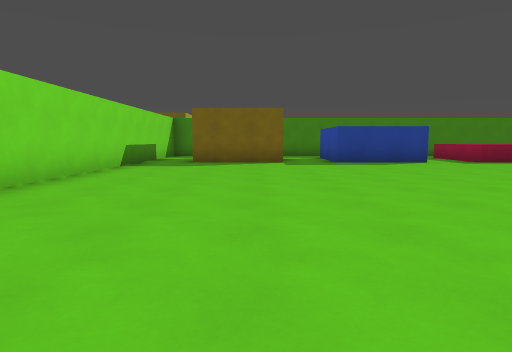
view 1 (above)

13 first-person views from a walk through a Godot game level. The camera is 1.2 m above the floor, tilts 6° down and sees 75° across. The floor is counted in squares, 2 m on a side. Each view is taken from the middle of a square. On the plan, view 1 faces up. The plan holds only what a view shows up to about 10 squares ahead; the rest is blank. The place goes on beyond the plan.

view 2
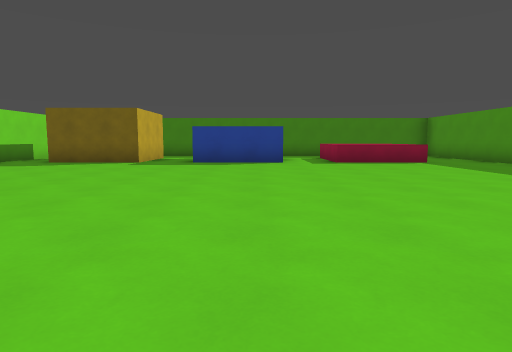

view 3
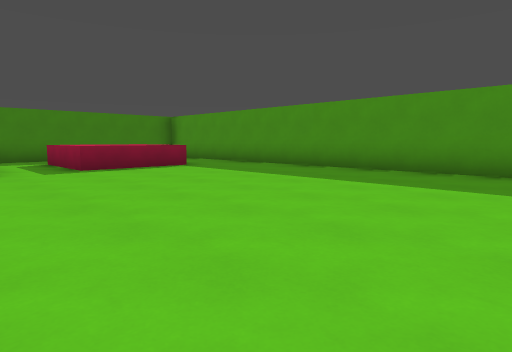

view 4
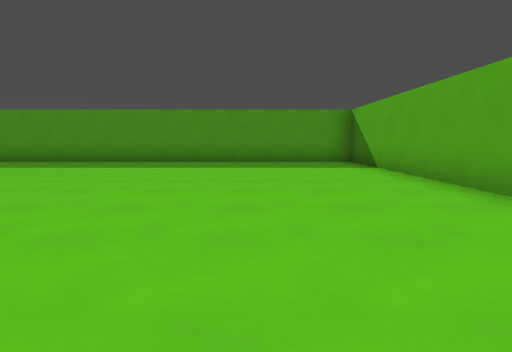

view 5
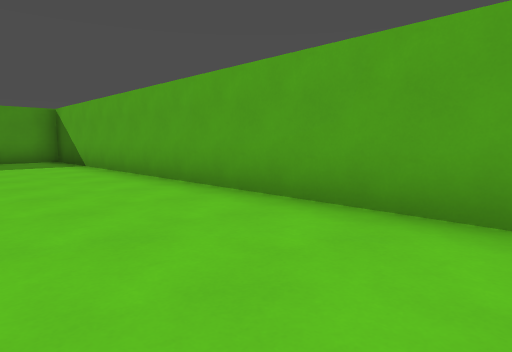

view 6
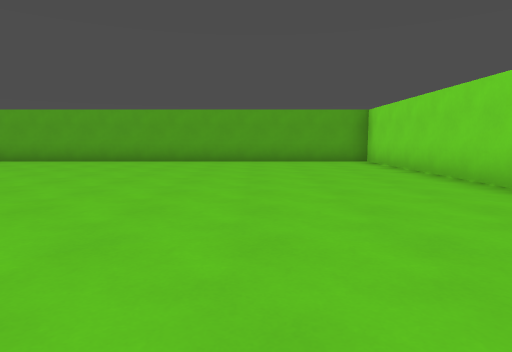

view 7
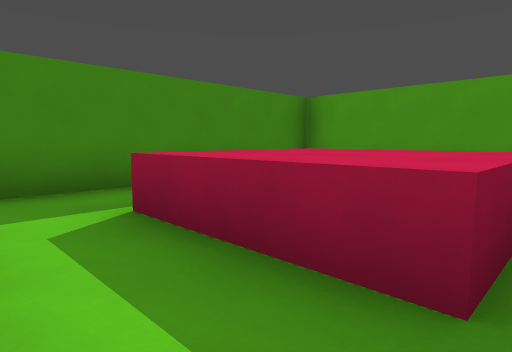

view 8
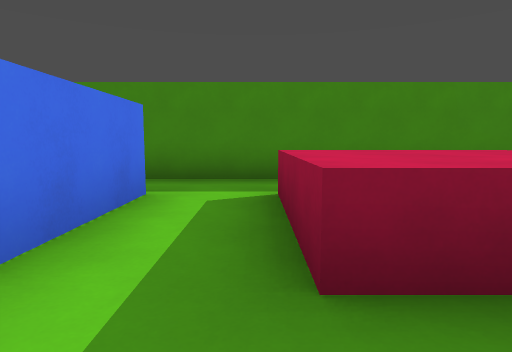

view 9
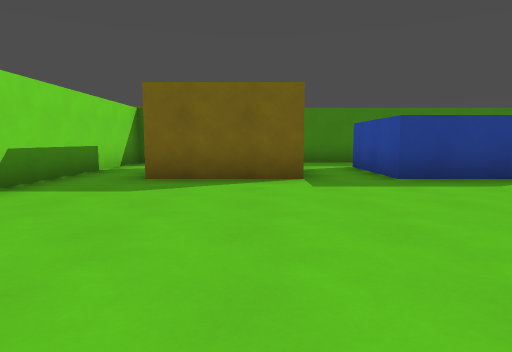

view 10
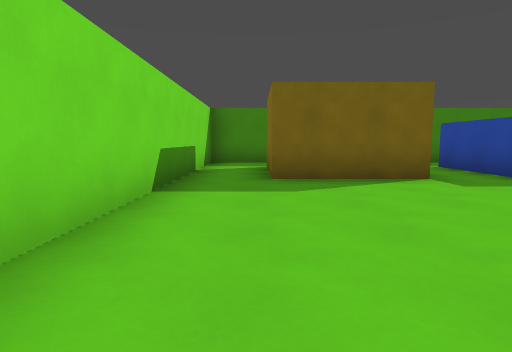

view 11
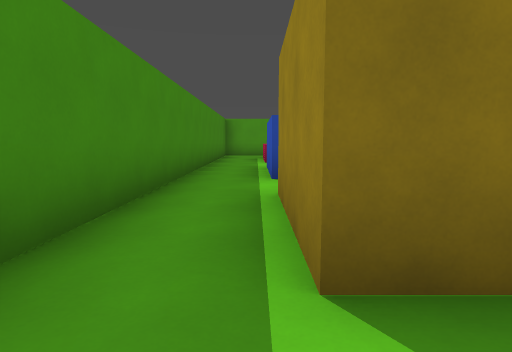

view 12
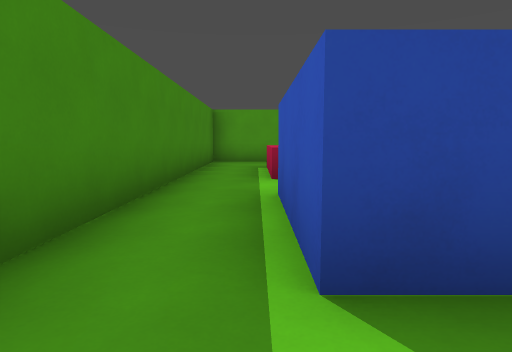

view 13
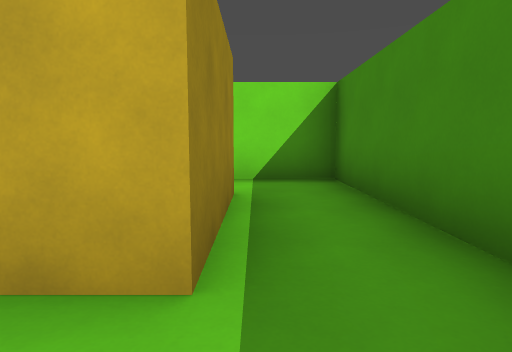

### Floor plan
Points are (right, up) in squares from view 1. A wall is a line through its corners. A room is listed if a view was taken in it or the views show most of it. See-through windows are left out.
Room 1 (views 1, 2, 3, 4, 5, 6, 7, 8, 9, 10)
walls: (4.9, 9.2) (2.3, 9.2) (2.3, 11.7) (4.8, 11.7) (4.8, 9.5); (0.8, 11.7) (0.8, 9.2) (-1.8, 9.2) (-1.8, 11.7); (-3.2, 11.4) (-3.2, -0.8) (10.8, -0.8) (10.8, 13.2) (2.6, 13.2)
low walls: (8.9, 9.2) (6.3, 9.2) (6.3, 11.8)
ways out: opening at (-2.5, 10.5) to room 2; opening at (1.5, 10.5) to room 3; opening at (3.5, 12.5) to room 3
Room 2 (view 11)
walls: (-1.4, 13.2) (-3.2, 13.2) (-3.2, 11.4)
ways out: opening at (-2.5, 10.5) to room 1; opening at (-0.5, 12.5) to room 3
Room 3 (views 12, 13)
walls: (-1.8, 11.7) (0.8, 11.7); (2.6, 13.2) (-1.4, 13.2)
ways out: opening at (1.5, 10.5) to room 1; opening at (3.5, 12.5) to room 1; opening at (-0.5, 12.5) to room 2

Positions as (right, up) in squares from view 1, and headings:
1: (0, 0), facing up
2: (4, 0), facing up
3: (4, 2), facing up-right
4: (1, 2), facing right
5: (0, 2), facing down-right
6: (0, 9), facing down
7: (5, 9), facing up-right
8: (6, 8), facing up
9: (0, 4), facing up
10: (-2, 4), facing up
11: (-3, 12), facing right
12: (1, 12), facing right
13: (2, 12), facing left
